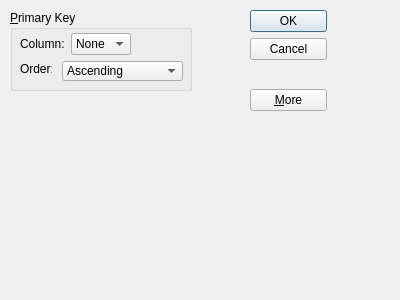
<?xml version="1.0" encoding="UTF-8"?>
<ui version="4.0">
 <class>Dialog</class>
 <widget class="QDialog" name="Dialog">
  <property name="geometry">
   <rect>
    <x>0</x>
    <y>0</y>
    <width>400</width>
    <height>300</height>
   </rect>
  </property>
  <property name="windowTitle">
   <string>Dialog</string>
  </property>
  <widget class="QGroupBox" name="groupBox">
   <property name="geometry">
    <rect>
     <x>10</x>
     <y>10</y>
     <width>182</width>
     <height>81</height>
    </rect>
   </property>
   <property name="title">
    <string>&amp;Primary Key</string>
   </property>
   <widget class="QLabel" name="label">
    <property name="geometry">
     <rect>
      <x>10</x>
      <y>51</y>
      <width>32</width>
      <height>16</height>
     </rect>
    </property>
    <property name="minimumSize">
     <size>
      <width>32</width>
      <height>16</height>
     </size>
    </property>
    <property name="text">
     <string>Order:</string>
    </property>
   </widget>
   <widget class="QComboBox" name="comboBox_2">
    <property name="geometry">
     <rect>
      <x>52</x>
      <y>51</y>
      <width>121</width>
      <height>20</height>
     </rect>
    </property>
    <property name="minimumSize">
     <size>
      <width>121</width>
      <height>20</height>
     </size>
    </property>
    <item>
     <property name="text">
      <string>Ascending</string>
     </property>
    </item>
    <item>
     <property name="text">
      <string>Descending</string>
     </property>
    </item>
   </widget>
   <widget class="QWidget" name="">
    <property name="geometry">
     <rect>
      <x>10</x>
      <y>23</y>
      <width>162</width>
      <height>22</height>
     </rect>
    </property>
    <layout class="QHBoxLayout" name="horizontalLayout">
     <item>
      <widget class="QLabel" name="label_2">
       <property name="text">
        <string>Column:</string>
       </property>
      </widget>
     </item>
     <item>
      <widget class="QComboBox" name="comboBox">
       <item>
        <property name="text">
         <string>None</string>
        </property>
       </item>
      </widget>
     </item>
     <item>
      <spacer name="horizontalSpacer">
       <property name="orientation">
        <enum>Qt::Horizontal</enum>
       </property>
       <property name="sizeHint" stdset="0">
        <size>
         <width>40</width>
         <height>20</height>
        </size>
       </property>
      </spacer>
     </item>
    </layout>
   </widget>
  </widget>
  <widget class="QWidget" name="">
   <property name="geometry">
    <rect>
     <x>250</x>
     <y>10</y>
     <width>77</width>
     <height>101</height>
    </rect>
   </property>
   <layout class="QVBoxLayout" name="verticalLayout">
    <item>
     <widget class="QPushButton" name="okButton">
      <property name="text">
       <string>OK</string>
      </property>
      <property name="default">
       <bool>true</bool>
      </property>
     </widget>
    </item>
    <item>
     <widget class="QPushButton" name="cancelButton">
      <property name="text">
       <string>Cancel</string>
      </property>
     </widget>
    </item>
    <item>
     <spacer name="verticalSpacer">
      <property name="orientation">
       <enum>Qt::Vertical</enum>
      </property>
      <property name="sizeHint" stdset="0">
       <size>
        <width>68</width>
        <height>40</height>
       </size>
      </property>
     </spacer>
    </item>
    <item>
     <widget class="QPushButton" name="moreButton">
      <property name="text">
       <string>&amp;More</string>
      </property>
      <property name="checkable">
       <bool>true</bool>
      </property>
     </widget>
    </item>
   </layout>
  </widget>
 </widget>
 <resources/>
 <connections/>
</ui>
